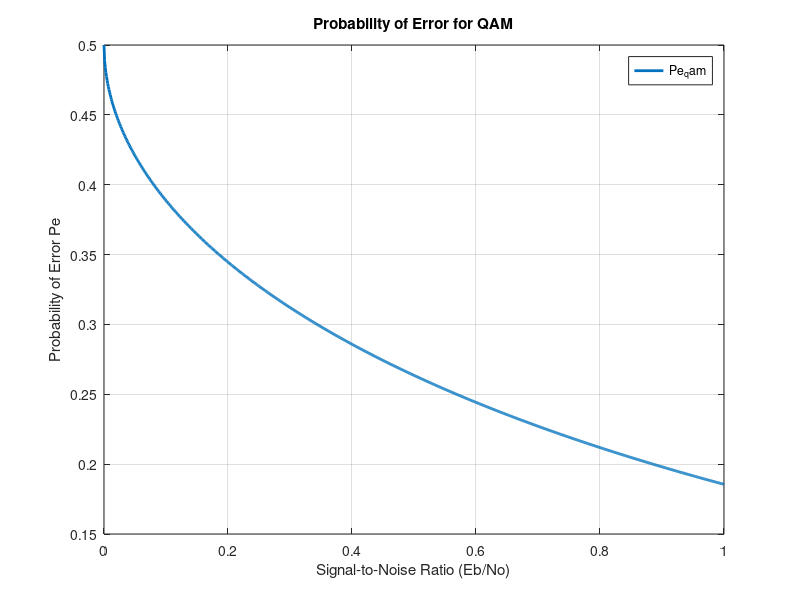

MATLAB code to generate this figure:
% ALGORITHM:
% 1. Input: Energy per bit (Eb), Noise PSD (No), number of symbols (M)
% 2. Calculate SNR range: x = 0 to Eb/No
% 3. Compute Pe for QAM: Pe = 0.5 * erfc(sqrt(0.4 * x))
% 4. Plot Pe vs SNR graph

% User inputs
Eb = input('Enter the Energy per bit in Joules: ');
No = input('Enter the PSD of Noise in micro Watts/Hz: ');
M = input('Enter the number of symbols: ');

% Calculate the Signal-to-Noise Ratio (Eb/No)
x = 0:0.001:(Eb/No);

% Calculate Probability of Error for QAM
Pe_qam = 0.5 * erfc(sqrt(0.4 * x));

% Plotting
figure; % Create a new figure
plot(x, Pe_qam, 'LineWidth', 2); % Plot with line width
grid on; % Enable grid
xlabel('Signal-to-Noise Ratio (Eb/No)'); % X-axis label
ylabel('Probability of Error Pe'); % Y-axis label
legend('Pe_qam'); % Legend
title('Probability of Error for QAM'); % Title